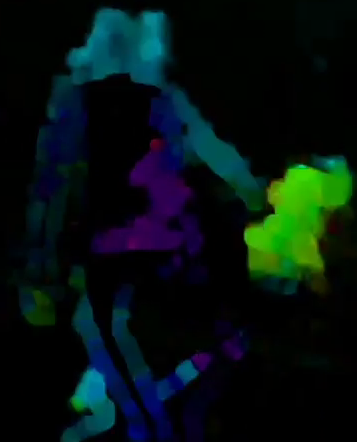
#> input picture k-means-color-clustering/images/img.png, 357 x 442 px
$ python -i color_kmeans.py   (imports and definitions only)
#> lines starting #> are read from the running program, lines starting #| are printed output that depends on the picture; after the words box and inside, x2 and y2 are one past the last pixel; in counts of white or black regions, pixels touching at a corner belong together
#> further down, picture is the input picture: shape (442, 357, 3); mean B, G, R 16.9, 18.5, 4.9
# This program takes an input image and computes clusters of the most dominant colors as defined by the user
# It saves the clusters into a csv file along with the HSV and hue information

from sklearn.cluster import KMeans
import matplotlib.pyplot as plt
import argparse
import utils
import cv2
import numpy as np
import csv,os

import colorsys

# [20 lines left out: functions parse_arguments, read_image, not called in this run]

def preprocess_image(image):
    """
    Preprocess an image by converting it to grayscale, applying thresholding, and
    merging the result with the original image to create a four-channel RGBA image.
    """


     # Threshold black pixels
    image[image < 30] = 0
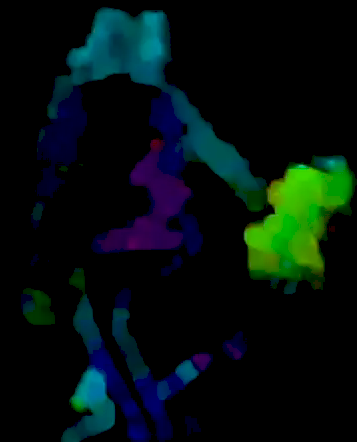
#> image: shape (442, 357, 3); mean B, G, R 14.5, 15.7, 3.3

    gray = cv2.cvtColor(image, cv2.COLOR_BGR2GRAY)
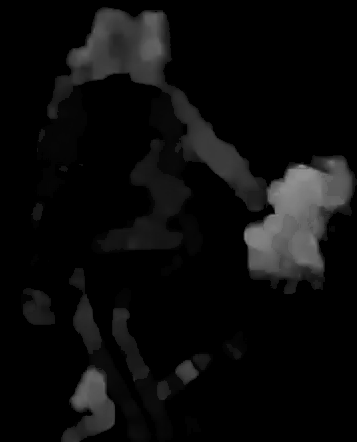
#> gray: shape (442, 357); min 0, max 146, mean 11.9
    _, alpha = cv2.threshold(gray, 0, 255, cv2.THRESH_BINARY)
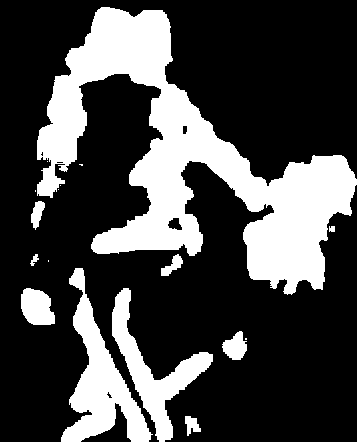
#> alpha: shape (442, 357); 27.4% white; 17 white regions (7 under 20 px), largest, box (x1, y1, x2, y2) and area: (37, 7, 357, 295) 31328, (61, 268, 153, 442) 5642, (112, 288, 213, 442) 4022
    alpha[alpha > 0] = 255
    b, g, r = cv2.split(image)
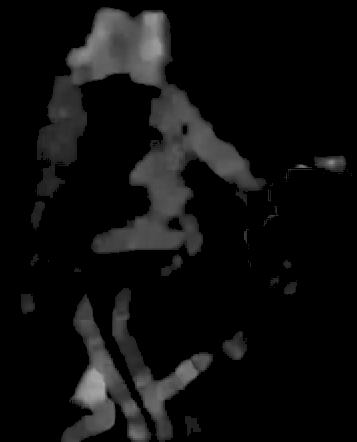
#> b: shape (442, 357); min 0, max 176, mean 14.5
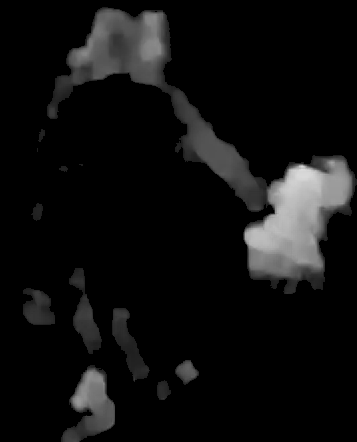
#> g: shape (442, 357); min 0, max 219, mean 15.7
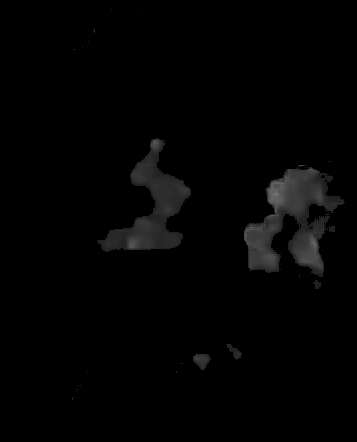
#> r: shape (442, 357); min 0, max 116, mean 3.3
    rgba = [b, g, r, alpha]


    return cv2.merge(rgba, 4)

# [82 lines left out: function cluster_colors, not called in this run]

# [9 lines not run here, left out]

    # [7 lines of commented-out code are left out]

>>> import cv2
>>> picture = cv2.imread('images/img.png')
>>> result = preprocess_image(picture)
